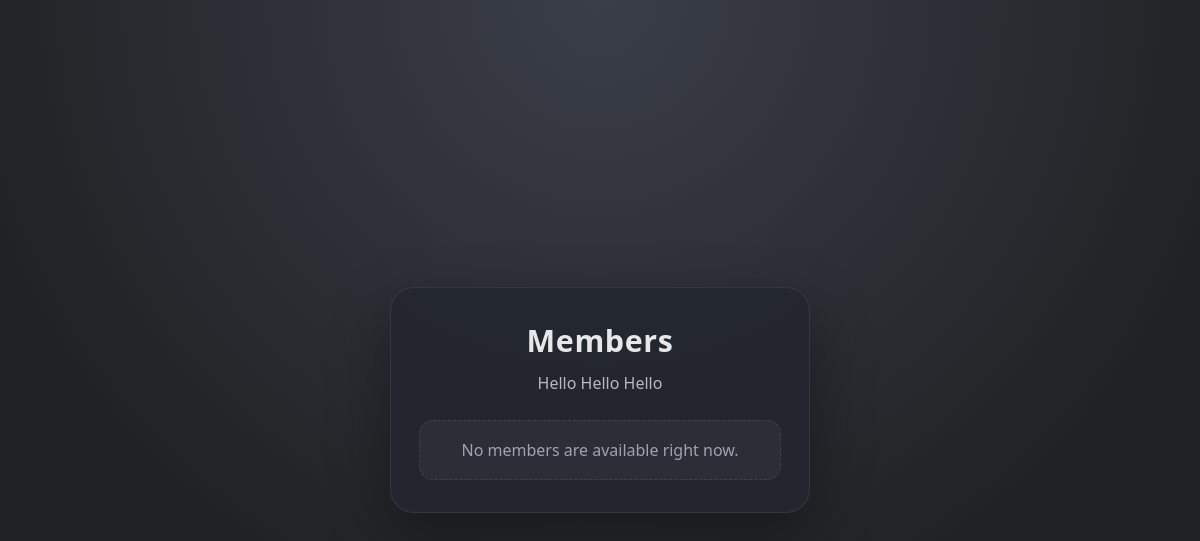
Before: / with the older database file.
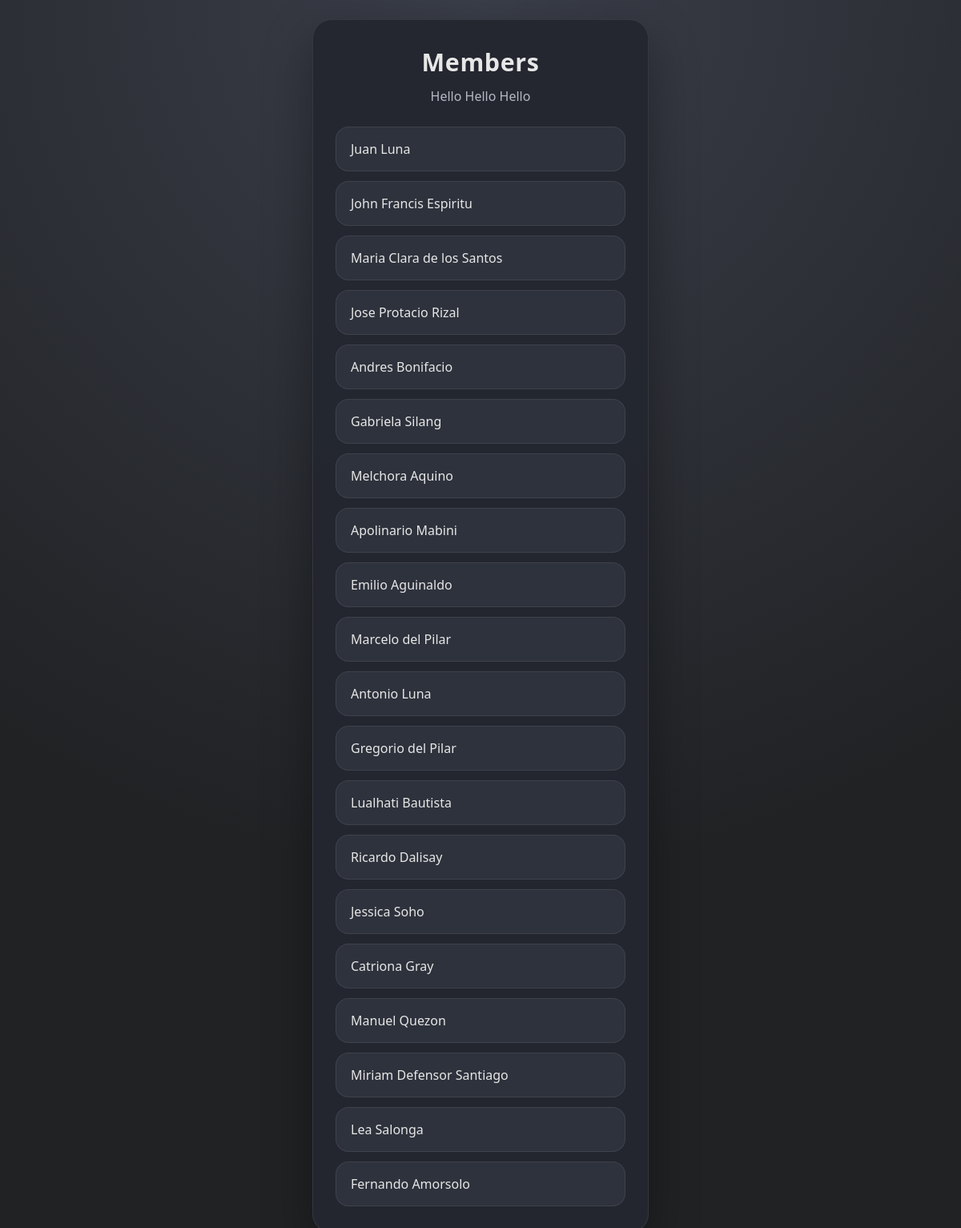
After: the same page with the newer database file.
### members/models.py (models this page shows)
class Member(models.Model):
    firstname = models.CharField(max_length=255)
    lastname = models.CharField(max_length=255)

### members/views.py (the view)
# urls.py: path('', include('members.urls')),
def members(request):
    mymembers = Member.objects.all().values()
    template = loader.get_template('index.html')
    context = {
        'mymembers': mymembers,
    }
    return HttpResponse(template.render(context, request))

### members/templates/index.html (shortened to what this page needs)
<!doctype html>
<html lang="en">
  <head>
  </head>
  <body>
    <main class="container" aria-labelledby="members-title">
      <section class="header">
        <h1 id="members-title">Members</h1>
        <p class="description">Hello Hello Hello</p>
      </section>
      {% if mymembers %}
      <ul class="member-list" aria-label="Member list">
        {% for x in mymembers %}
        <li class="member-item">{{ x.firstname }} {{ x.lastname }}</li>
        {% endfor %}
      </ul>
      {% else %}
      <div class="empty-state">No members are available right now.</div>
      {% endif %}
    </main>
  </body>
</html>

### members/templates/index.html (style rules this page uses)
:root { color-scheme: dark; font-family: "Segoe UI", Tahoma, Geneva, Verdana, sans-serif; color: #e7e7e7; background: #27292f; }
* { box-sizing: border-box; }
body { margin: 0; min-height: 100vh; display: grid; place-items: center; padding: 24px; background: radial-gradient(circle at top, #3a3e49 0%, #202224 65%); }
.container { width: min(100%, 420px); background: rgba(36, 39, 47, 0.96); border: 1px solid rgba(255, 255, 255, 0.08); border-radius: 24px; box-shadow: 0 24px 60px rgba(0, 0, 0, 0.35); padding: 32px 28px; }
.header { text-align: center; margin-bottom: 24px; }
h1 { margin: 0 0 10px; font-size: 1.9rem; letter-spacing: 0.02em; }
p.description { margin: 0; color: #b5b9c4; line-height: 1.6; }
.member-list { margin: 0; padding: 0; list-style: none; display: grid; gap: 12px; }
.member-item { background: #2e323c; border: 1px solid rgba(255, 255, 255, 0.08); padding: 16px 18px; border-radius: 16px; transition: transform 0.2s ease, background-color 0.2s ease; }

Changed rows visible on the page:
added Member: firstname "Juan", lastname "Luna"
added Member: firstname "John Francis", lastname "Espiritu"
added Member: firstname "Maria Clara", lastname "de los Santos"
added Member: firstname "Jose Protacio", lastname "Rizal"
added Member: firstname "Andres", lastname "Bonifacio"
added Member: firstname "Gabriela", lastname "Silang"
added Member: firstname "Melchora", lastname "Aquino"
added Member: firstname "Apolinario", lastname "Mabini"
added Member: firstname "Emilio", lastname "Aguinaldo"
added Member: firstname "Marcelo", lastname "del Pilar"
added Member: firstname "Antonio", lastname "Luna"
added Member: firstname "Gregorio", lastname "del Pilar"
added Member: firstname "Lualhati", lastname "Bautista"
added Member: firstname "Ricardo", lastname "Dalisay"
added Member: firstname "Jessica", lastname "Soho"
added Member: firstname "Catriona", lastname "Gray"
added Member: firstname "Manuel", lastname "Quezon"
added Member: firstname "Miriam", lastname "Defensor Santiago"
added Member: firstname "Lea", lastname "Salonga"
added Member: firstname "Fernando", lastname "Amorsolo"
Other visible differences:
text no longer shown: "No members are available right now."
